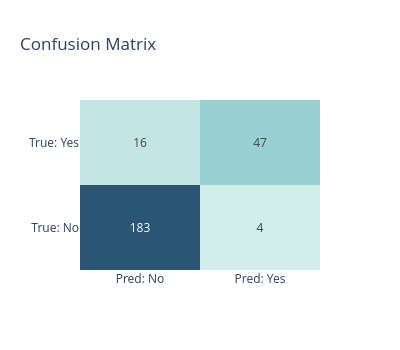
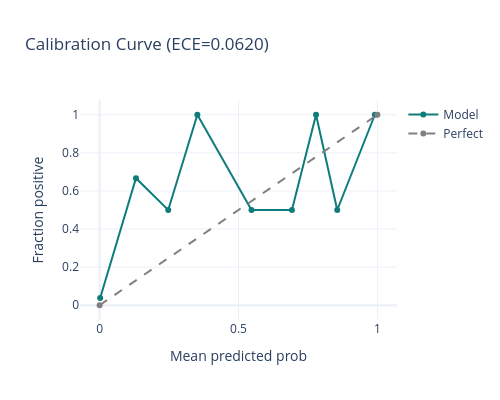

These figures' notebook cell, in order:
### Markdown cell above
## § 2 · Accuracy Evaluation

### Code cell
from sklearn.datasets import make_classification
from sklearn.model_selection import train_test_split
from sklearn.metrics import (
    classification_report, confusion_matrix,
    roc_auc_score, f1_score, matthews_corrcoef,
    brier_score_loss, average_precision_score,
)
import lightgbm as lgb
import plotly.graph_objects as go
from plotly.subplots import make_subplots

# ── Synthetic binary classification dataset ────────────────────────────
X, y = make_classification(
    n_samples=1000, n_features=20, n_informative=10,
    n_classes=2, random_state=SEED, weights=[0.75, 0.25]
)
# Protected attributes — split EXACTLY the same way as X,y to avoid index mismatch
age_group = np.random.choice(['young', 'mid', 'senior'], len(y))
gender    = np.random.choice(['M', 'F'], len(y))
insurance = np.random.choice(['Commercial', 'Medicare', 'Medicaid'], len(y))

# Single split call keeps row correspondence intact
from sklearn.model_selection import train_test_split
(X_tr, X_te,
 y_tr, y_te,
 age_tr, age_te,
 ins_tr, ins_te) = train_test_split(
    X, y, age_group, insurance,
    test_size=0.25, random_state=SEED, stratify=y
)
log.info('Train: %d | Test: %d | age_te shape: %s', len(X_tr), len(X_te), age_te.shape)

model = lgb.LGBMClassifier(n_estimators=200, random_state=SEED, verbose=-1)
model.fit(X_tr, y_tr)
y_pred      = model.predict(X_te)
y_pred_prob = model.predict_proba(X_te)[:, 1]

@dataclass
class AccuracyReport:
    """Stores all accuracy metrics for a model."""
    f1_macro:    float
    f1_weighted: float
    auroc:       float
    auprc:       float
    mcc:         float
    brier:       float
    ece:         float

def compute_ece(y_true: np.ndarray, y_prob: np.ndarray, n_bins: int = 10) -> float:
    """Expected Calibration Error — critical for clinical AI trust."""
    bin_edges = np.linspace(0, 1, n_bins + 1)
    ece = 0.0
    for lo, hi in zip(bin_edges[:-1], bin_edges[1:]):
        mask = (y_prob >= lo) & (y_prob < hi)
        if mask.sum() == 0:
            continue
        ece += mask.sum() * abs(y_true[mask].mean() - y_prob[mask].mean())
    return float(ece / len(y_true))

report = AccuracyReport(
    f1_macro    = f1_score(y_te, y_pred, average='macro'),
    f1_weighted = f1_score(y_te, y_pred, average='weighted'),
    auroc       = roc_auc_score(y_te, y_pred_prob),
    auprc       = average_precision_score(y_te, y_pred_prob),
    mcc         = matthews_corrcoef(y_te, y_pred),
    brier       = brier_score_loss(y_te, y_pred_prob),
    ece         = compute_ece(y_te, y_pred_prob),
)
print('\n📊 Accuracy Report')
print(f'  F1 macro:    {report.f1_macro:.4f}')
print(f'  AUROC:       {report.auroc:.4f}')
print(f'  AUPRC:       {report.auprc:.4f}')
print(f'  MCC:         {report.mcc:.4f}')
print(f'  Brier score: {report.brier:.4f}')
print(f'  ECE:         {report.ece:.4f}  (target < 0.08)')
print()
print(classification_report(y_te, y_pred, target_names=['No Readmit', 'Readmit']))

# ── Confusion matrix heatmap ──────────────────────────────────────────
cm = confusion_matrix(y_te, y_pred)
fig_cm = go.Figure(go.Heatmap(
    z=cm, x=['Pred: No', 'Pred: Yes'], y=['True: No', 'True: Yes'],
    colorscale='Teal', showscale=False,
    text=cm, texttemplate='%{text}',
))
fig_cm.update_layout(title='Confusion Matrix', template='plotly_white', width=400, height=350)
fig_cm.show()

# ── Calibration (reliability) diagram ────────────────────────────────
n_bins = 10
bins   = np.linspace(0, 1, n_bins + 1)
cal_x, cal_y = [], []
for lo, hi in zip(bins[:-1], bins[1:]):
    mask = (y_pred_prob >= lo) & (y_pred_prob < hi)
    if mask.sum() > 0:
        cal_x.append(y_pred_prob[mask].mean())
        cal_y.append(y_te[mask].mean())

fig_cal = go.Figure()
fig_cal.add_trace(go.Scatter(x=cal_x, y=cal_y, name='Model', mode='lines+markers',
                              line=dict(color='#0E7C7B')))
fig_cal.add_trace(go.Scatter(x=[0,1], y=[0,1], name='Perfect', line=dict(dash='dash', color='gray')))
fig_cal.update_layout(title=f'Calibration Curve (ECE={report.ece:.4f})',
                       xaxis_title='Mean predicted prob', yaxis_title='Fraction positive',
                       template='plotly_white', width=500, height=400)
fig_cal.show()

### Figure 1 — Plotly figure (JSON) as saved in the notebook; plotly's stock layout.template omitted (floating-point values rounded to 4 significant figures)
{"data": [{"colorscale": [[0.0, "rgb(209, 238, 234)"], [0.1667, "rgb(168, 219, 217)"], [0.3333, "rgb(133, 196, 201)"], [0.5, "rgb(104, 171, 184)"], [0.6667, "rgb(79, 144, 166)"], [0.8333, "rgb(59, 115, 143)"], [1.0, "rgb(42, 86, 116)"]], "showscale": false, "text": [[183, 4], [16, 47]], "texttemplate": "%{text}", "type": "heatmap", "x": ["Pred: No", "Pred: Yes"], "y": ["True: No", "True: Yes"], "z": [[183, 4], [16, 47]]}], "layout": {"height": 350, "title": {"text": "Confusion Matrix"}, "width": 400}}

### Figure 2 — Plotly figure (JSON) as saved in the notebook; plotly's stock layout.template omitted (floating-point values rounded to 4 significant figures)
{"data": [{"line": {"color": "#0E7C7B"}, "mode": "lines+markers", "name": "Model", "type": "scatter", "x": [0.002062, 0.1309, 0.247, 0.3519, 0.5468, 0.6923, 0.7792, 0.8554, 0.9909], "y": [0.03763, 0.6667, 0.5, 1.0, 0.5, 0.5, 1.0, 0.5, 1.0]}, {"line": {"color": "gray", "dash": "dash"}, "name": "Perfect", "type": "scatter", "x": [0, 1], "y": [0, 1]}], "layout": {"height": 400, "title": {"text": "Calibration Curve (ECE=0.0620)"}, "width": 500, "xaxis": {"title": {"text": "Mean predicted prob"}}, "yaxis": {"title": {"text": "Fraction positive"}}}}
